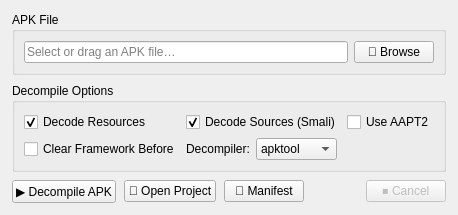
      <widget class="QWidget" name="tabDecompile">
       <attribute name="title">
        <string>🔓 Decompile</string>
       </attribute>
       <layout class="QVBoxLayout" name="decompileLayout">
        <property name="spacing">
         <number>8</number>
        </property>
        <property name="leftMargin">
         <number>12</number>
        </property>
        <property name="topMargin">
         <number>12</number>
        </property>
        <property name="rightMargin">
         <number>12</number>
        </property>
        <property name="bottomMargin">
         <number>12</number>
        </property>
        <item>
         <widget class="QGroupBox" name="grpDecompileInput">
          <property name="title">
           <string>APK File</string>
          </property>
          <layout class="QHBoxLayout" name="grpDecompileInputLayout">
           <item>
            <widget class="QLineEdit" name="leApkPathDecompile">
             <property name="placeholderText">
              <string>Select or drag an APK file…</string>
             </property>
            </widget>
           </item>
           <item>
            <widget class="QPushButton" name="btnBrowseApkDecompile">
             <property name="text">
              <string>📂 Browse</string>
             </property>
            </widget>
           </item>
          </layout>
         </widget>
        </item>
        <item>
         <widget class="QGroupBox" name="grpDecompileOptions">
          <property name="title">
           <string>Decompile Options</string>
          </property>
          <layout class="QGridLayout" name="decompOptLayout">
           <item row="0" column="0">
            <widget class="QCheckBox" name="chkDecodeResources">
             <property name="text">
              <string>Decode Resources</string>
             </property>
             <property name="checked">
              <bool>true</bool>
             </property>
            </widget>
           </item>
           <item row="0" column="1">
            <widget class="QCheckBox" name="chkDecodeSources">
             <property name="text">
              <string>Decode Sources (Smali)</string>
             </property>
             <property name="checked">
              <bool>true</bool>
             </property>
            </widget>
           </item>
           <item row="0" column="2">
            <widget class="QCheckBox" name="chkUseAapt2Decompile">
             <property name="text">
              <string>Use AAPT2</string>
             </property>
            </widget>
           </item>
           <item row="1" column="0">
            <widget class="QCheckBox" name="chkClearFramework">
             <property name="text">
              <string>Clear Framework Before</string>
             </property>
            </widget>
           </item>
           <item row="1" column="1" colspan="2">
            <layout class="QHBoxLayout" name="decompilerHLayout">
             <item>
              <widget class="QLabel" name="lblDecompiler">
               <property name="text">
                <string>Decompiler:</string>
               </property>
              </widget>
             </item>
             <item>
              <widget class="QComboBox" name="cmbDecompiler">
               <item>
                <property name="text">
                 <string>apktool</string>
                </property>
               </item>
               <item>
                <property name="text">
                 <string>apkeditor</string>
                </property>
               </item>
              </widget>
             </item>
             <item>
              <spacer name="decompilerSpacer">
               <property name="orientation">
                <enum>Qt::Horizontal</enum>
               </property>
               <property name="sizeHint" stdset="0">
                <size>
                 <width>0</width>
                 <height>0</height>
                </size>
               </property>
              </spacer>
             </item>
            </layout>
           </item>
          </layout>
         </widget>
        </item>
        <item>
         <layout class="QHBoxLayout" name="decompileBtnLayout">
          <item>
           <widget class="QPushButton" name="btnDecompile">
            <property name="text">
             <string>▶ Decompile APK</string>
            </property>
           </widget>
          </item>
          <item>
           <widget class="QPushButton" name="btnOpenProjectFolder">
            <property name="text">
             <string>📁 Open Project</string>
            </property>
           </widget>
          </item>
          <item>
           <widget class="QPushButton" name="btnOpenManifest">
            <property name="text">
             <string>📄 Manifest</string>
            </property>
           </widget>
          </item>
          <item>
           <spacer name="decompileActionsSpacer">
            <property name="orientation">
             <enum>Qt::Horizontal</enum>
            </property>
            <property name="sizeHint" stdset="0">
             <size>
              <width>0</width>
              <height>0</height>
             </size>
            </property>
           </spacer>
          </item>
          <item>
           <widget class="QPushButton" name="btnCancelDecompile">
            <property name="enabled">
             <bool>false</bool>
            </property>
            <property name="text">
             <string>⏹ Cancel</string>
            </property>
           </widget>
          </item>
         </layout>
        </item>
        <item>
         <spacer name="decompileVSpacer">
          <property name="orientation">
           <enum>Qt::Vertical</enum>
          </property>
          <property name="sizeHint" stdset="0">
           <size>
            <width>0</width>
            <height>0</height>
           </size>
          </property>
         </spacer>
        </item>
       </layout>
      </widget>
